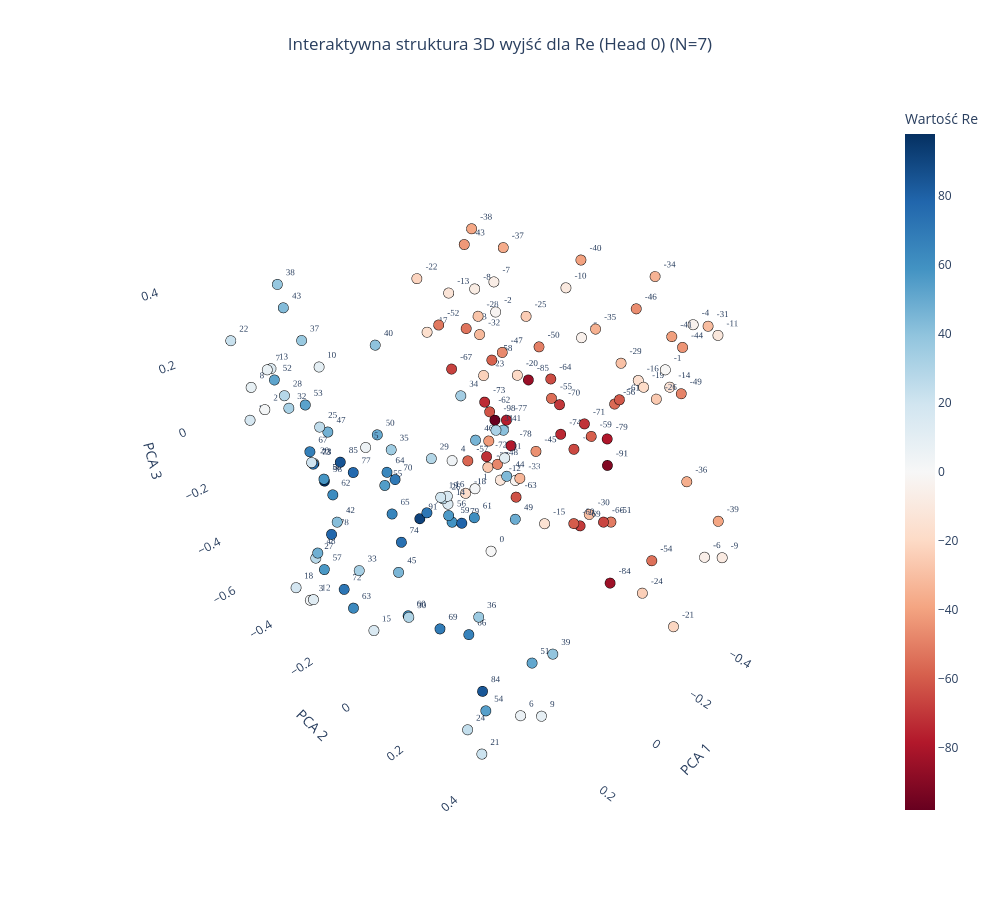
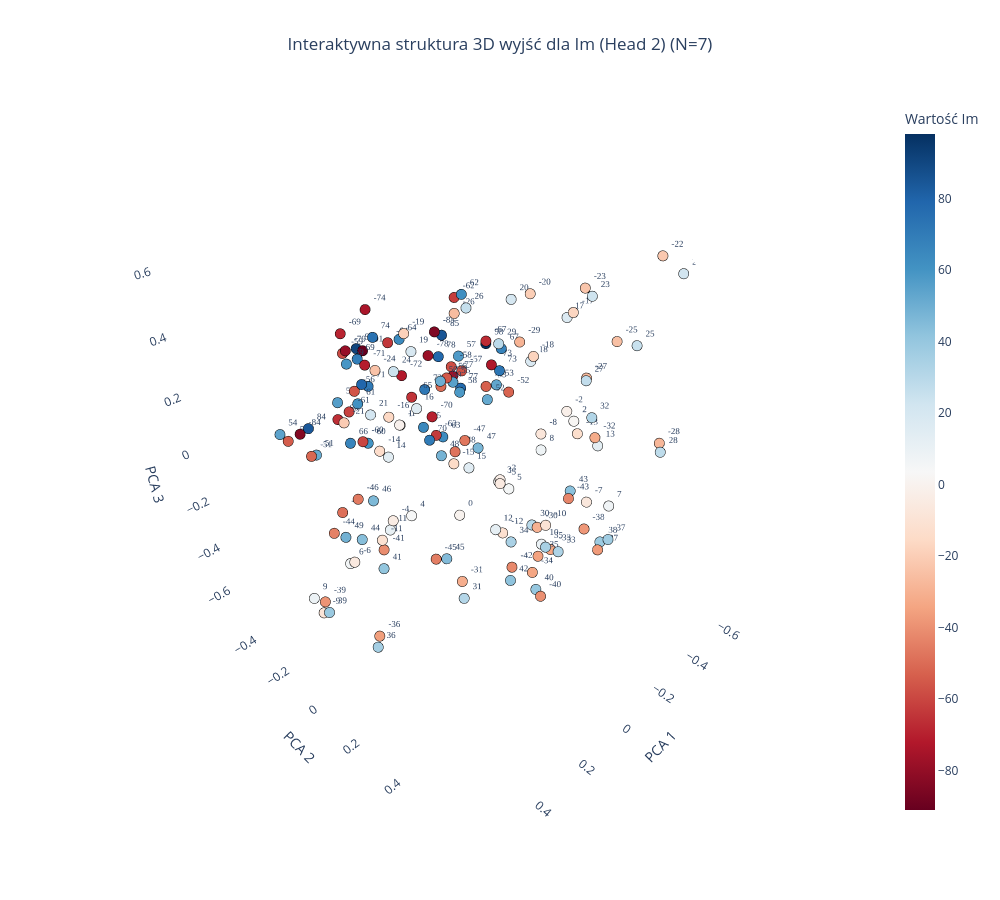

Source (notebook cell) for these figures, in order:
### Code cell
plot_output_head_plotly_3d(model, N=N, head_idx=0)

plot_output_head_plotly_3d(model, N=N, head_idx=2)

### Figure 1 — Plotly figure (JSON) as saved in the notebook; plotly's stock layout.template omitted (floating-point values rounded to 4 significant figures; data arrays with more than 128 entries replaced by an {"elided": "..."} marker saying what was removed)
{"data": [{"hoverinfo": "text", "hovertext": {"elided": "161 str values"}, "marker": {"color": {"elided": "161 int values"}, "colorbar": {"title": {"text": "Wartość Re"}}, "colorscale": [[0, "rgb(103,0,31)"], [0.1, "rgb(178,24,43)"], [0.2, "rgb(214,96,77)"], [0.3, "rgb(244,165,130)"], [0.4, "rgb(253,219,199)"], [0.5, "rgb(247,247,247)"], [0.6, "rgb(209,229,240)"], [0.7, "rgb(146,197,222)"], [0.8, "rgb(67,147,195)"], [0.9, "rgb(33,102,172)"], [1, "rgb(5,48,97)"]], "line": {"color": "Black", "width": 1}, "showscale": true, "size": 6}, "mode": "markers+text", "text": {"elided": "161 str values"}, "textfont": {"family": "Arial Black", "size": 9}, "textposition": "top right", "type": "scatter3d", "x": {"elided": "161 float values"}, "y": {"elided": "161 float values"}, "z": {"elided": "161 float values"}}], "layout": {"height": 900, "scene": {"xaxis": {"backgroundcolor": "white", "gridcolor": "rgba(200,200,200,0.2)", "title": {"text": "PCA 1"}}, "yaxis": {"backgroundcolor": "white", "gridcolor": "rgba(200,200,200,0.2)", "title": {"text": "PCA 2"}}, "zaxis": {"backgroundcolor": "white", "gridcolor": "rgba(200,200,200,0.2)", "title": {"text": "PCA 3"}}}, "showlegend": false, "title": {"text": "Interaktywna struktura 3D wyjść dla Re (Head 0) (N=7)", "x": 0.5, "xanchor": "center"}, "width": 1000}}

### Figure 2 — Plotly figure (JSON) as saved in the notebook; plotly's stock layout.template omitted (floating-point values rounded to 4 significant figures; data arrays with more than 128 entries replaced by an {"elided": "..."} marker saying what was removed)
{"data": [{"hoverinfo": "text", "hovertext": {"elided": "160 str values"}, "marker": {"color": {"elided": "160 int values"}, "colorbar": {"title": {"text": "Wartość Im"}}, "colorscale": [[0, "rgb(103,0,31)"], [0.1, "rgb(178,24,43)"], [0.2, "rgb(214,96,77)"], [0.3, "rgb(244,165,130)"], [0.4, "rgb(253,219,199)"], [0.5, "rgb(247,247,247)"], [0.6, "rgb(209,229,240)"], [0.7, "rgb(146,197,222)"], [0.8, "rgb(67,147,195)"], [0.9, "rgb(33,102,172)"], [1, "rgb(5,48,97)"]], "line": {"color": "Black", "width": 1}, "showscale": true, "size": 6}, "mode": "markers+text", "text": {"elided": "160 str values"}, "textfont": {"family": "Arial Black", "size": 9}, "textposition": "top right", "type": "scatter3d", "x": {"elided": "160 float values"}, "y": {"elided": "160 float values"}, "z": {"elided": "160 float values"}}], "layout": {"height": 900, "scene": {"xaxis": {"backgroundcolor": "white", "gridcolor": "rgba(200,200,200,0.2)", "title": {"text": "PCA 1"}}, "yaxis": {"backgroundcolor": "white", "gridcolor": "rgba(200,200,200,0.2)", "title": {"text": "PCA 2"}}, "zaxis": {"backgroundcolor": "white", "gridcolor": "rgba(200,200,200,0.2)", "title": {"text": "PCA 3"}}}, "showlegend": false, "title": {"text": "Interaktywna struktura 3D wyjść dla Im (Head 2) (N=7)", "x": 0.5, "xanchor": "center"}, "width": 1000}}
